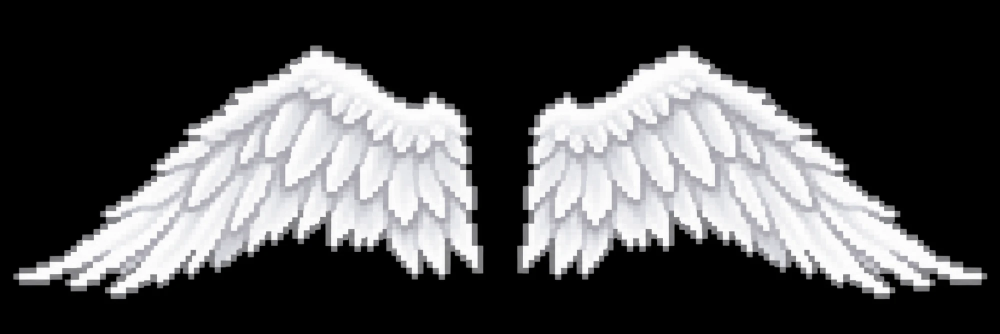
#> input picture apps/minecraft-cosmetics/tools/refs/angel_wings_spread.webp, 2000 x 667 px (shown at 1/2 size)
$ python generate_wings.py
#> lines starting #> are read from the running program, lines starting #| are printed output that depends on the picture; after the words box and inside, x2 and y2 are one past the last pixel; in counts of white or black regions, pixels touching at a corner belong together
#!/usr/bin/env python3
"""Generates the angel wings cosmetics (texture + 3D block model) from the pixel-art references.

Pipeline per variant:
  1. cut the left wing out of the reference and resample it onto a pixel-art grid;
  2. quantize to a small grey palette and redraw a 1-texel outline;
  3. mirror it into a texture that holds both wings;
  4. extrude the opaque texels into boxes (greedy rectangles, like vanilla item models),
     split the wing into segments along its span and bend each segment backwards
     around a hinge so the wings curve around the player's back.

Usage: python3 tools/generate_wings.py   (requires Pillow + numpy)
"""

from __future__ import annotations

import json
import math
from collections import deque
from pathlib import Path

import numpy as np
from PIL import Image

ROOT = Path(__file__).resolve().parent.parent
REFS = ROOT / "tools" / "refs"
PACK = ROOT / "resourcepack"
NAMESPACE = "okrip"

# Palette of the finished texture, darkest (outline) first.
OUTLINE = (122, 122, 130)
SHADES = [(176, 176, 186), (206, 206, 214), (228, 228, 234), (246, 246, 250)]

VARIANTS = {
    "angel_wings": {
        "ref": "angel_wings_spread.webp",
        "background": "dark",
        "grid_w": 60,  # texels along the wing span
        # Segments from root to tip: (share of the span, cumulative Y bend in degrees).
        "segments": [(0.36, 0.0), (0.34, 22.5), (0.30, 45.0)],
        "gap": 1.0,  # model units between the wings at the root
        "top": 15.0,  # model Y of the wing's top edge
        "display_scale": 1.6,
    },
    "angel_wings_folded": {
        "ref": "angel_wings_folded.webp",
        "background": "light",
        "grid_w": 28,
        "segments": [(0.5, 0.0), (0.5, 22.5)],
        "gap": 0.5,
        "top": 17.0,
        "display_scale": 1.25,
    },
}

DEPTH = 0.5  # extrusion thickness in model units
Z_ROOT = 8.25  # model Z of the wing root plate (back of the model is +Z / south)
MODEL_MIN, MODEL_MAX = -16.0, 32.0


# ---------------------------------------------------------------- texture extraction


def foreground_mask(img: np.ndarray, background: str) -> np.ndarray:
#> called with background = 'dark'
    lum = img.mean(axis=2)
    if background == "dark":
        return lum > 60
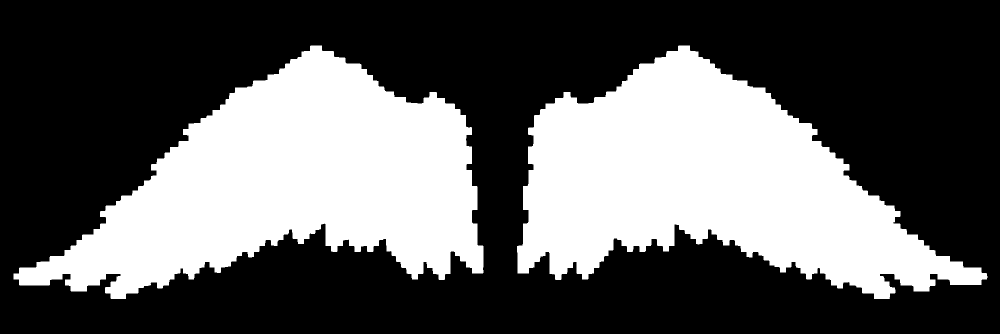
#> returned value: shape (667, 2000) bool (shown at 1/2 size); 36.5% white; 2 white regions, box (x1, y1, x2, y2) and area: (27, 91, 967, 598) 243853, (1034, 91, 1975, 598) 243635
    # Light background: flood-fill near-white pixels from the image border, since the
    # wing itself is white inside its grey outline.
    h, w = lum.shape
    bright = lum > 232
    bg = np.zeros_like(bright)
    queue: deque[tuple[int, int]] = deque()
    for x in range(w):
        queue.extend([(0, x), (h - 1, x)])
    for y in range(h):
        queue.extend([(y, 0), (y, w - 1)])
    while queue:
        y, x = queue.popleft()
        if bg[y, x] or not bright[y, x]:
            continue
        bg[y, x] = True
        if y > 0:
            queue.append((y - 1, x))
        if y < h - 1:
            queue.append((y + 1, x))
        if x > 0:
            queue.append((y, x - 1))
        if x < w - 1:
            queue.append((y, x + 1))
    return ~bg


def left_wing_texels(cfg: dict) -> tuple[np.ndarray, np.ndarray]:
    """Returns (alpha HxW bool, shade index HxW int) for the left wing; the root is the right edge."""
    rgba = np.asarray(Image.open(REFS / cfg["ref"]).convert("RGBA")).astype(float)
    img = rgba[..., :3]
    if (rgba[..., 3] < 128).any():
        mask = rgba[..., 3] >= 128
    else:
        mask = foreground_mask(img, cfg["background"])
    half = mask.shape[1] // 2
#> half = 1000
    mask, img = mask[:, :half], img[:, :half]
#> mask: shape (667, 1000) bool; 36.6% white; 1 white region, box (x1, y1, x2, y2) and area: (27, 91, 967, 598) 243853
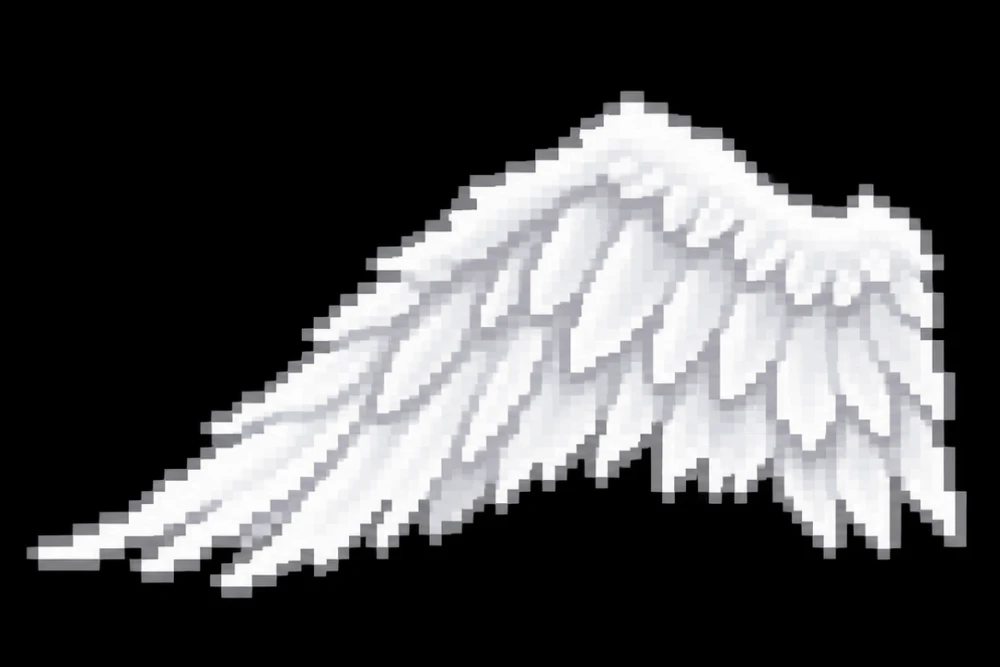
#> img: shape (667, 1000, 3) float64; mean R, G, B 78.4, 78.4, 79.5
    ys, xs = np.nonzero(mask)
    y0, y1, x0, x1 = ys.min(), ys.max() + 1, xs.min(), xs.max() + 1
#> y0 = 91; y1 = 598; x0 = 27; x1 = 967
    mask, img = mask[y0:y1, x0:x1], img[y0:y1, x0:x1]
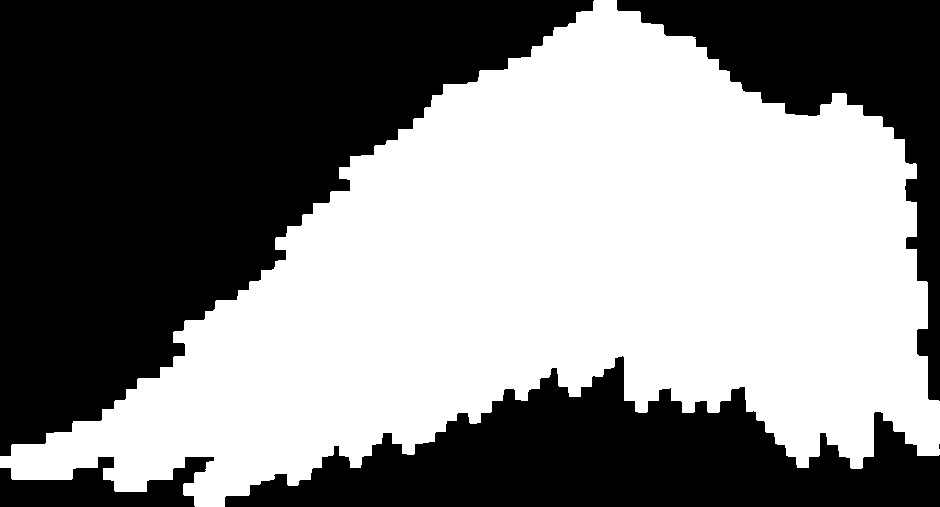
#> mask: shape (507, 940) bool; 51.2% white; 5 black regions (1 under 20 px), largest, box (x1, y1, x2, y2) and area: (0, 0, 594, 456) 138897, (225, 356, 940, 507) 54624, (617, 0, 940, 401) 33272, (0, 457, 214, 507) 5929
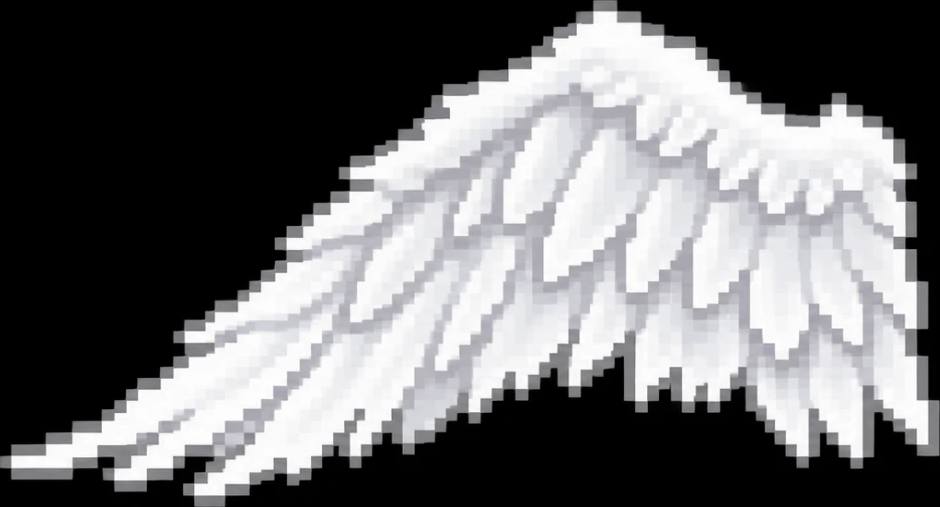
#> img: shape (507, 940, 3) float64; mean R, G, B 109.7, 109.7, 111.2

    gw = cfg["grid_w"]
    cell = (x1 - x0) / gw
#> cell = 15.67
    gh = max(1, round((y1 - y0) / cell))
#> gh = 32
    alpha = np.zeros((gh, gw), bool)
    lum = np.zeros((gh, gw))
    for gy in range(gh):
        for gx in range(gw):
            sy = slice(int(gy * cell), max(int((gy + 1) * cell), int(gy * cell) + 1))
            sx = slice(int(gx * cell), max(int((gx + 1) * cell), int(gx * cell) + 1))
            m = mask[sy, sx]
            if m.mean() >= 0.5:
                alpha[gy, gx] = True
                lum[gy, gx] = img[sy, sx][m].mean()
#> alpha: shape (32, 60) bool; 51.8% white; 4 black regions (1 under 20 px), largest, box (x1, y1, x2, y2) and area: (0, 0, 38, 29) 570, (16, 23, 60, 32) 201, (40, 0, 60, 25) 135
#> lum: shape (32, 60) float64

    alpha = drop_orphans(alpha)
#> the loop in drop_orphans, `for _ in range(2):` made 2 passes
#> pass 1, in drop_orphans, `n = p[:-2, 1:-1] + p[2:, 1:-1] + p[1:-1, :-2] + p[1:-1, 2:]`:
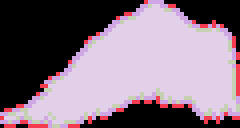
#> n: shape (32, 60) int64 (shown 4 times larger); 5 distinct labels, from 0 to 4; one colour per label, 0 black

    # Interior shading: rank the reference luminance into the shade palette.
    shade = np.zeros((gh, gw), int)
    inner = alpha & ~edge_texels(alpha)
    if inner.any():
        qs = np.quantile(lum[inner], [0.2, 0.45, 0.75])
        shade[inner] = 1 + np.searchsorted(qs, lum[inner])
    shade[alpha & edge_texels(alpha)] = 0
    return alpha, shade


def edge_texels(alpha: np.ndarray) -> np.ndarray:
    padded = np.pad(alpha, 1)
#> padded: shape (34, 62) bool; 46.9% white; 1 white region, box (x1, y1, x2, y2) and area: (2, 1, 61, 33) 989
    neighbours_all = (
        padded[:-2, 1:-1] & padded[2:, 1:-1] & padded[1:-1, :-2] & padded[1:-1, 2:]
    )
#> neighbours_all: shape (32, 60) bool; 43.9% white; 2 white regions (1 under 20 px), largest, box (x1, y1, x2, y2) and area: (7, 1, 59, 31) 839
    return alpha & ~neighbours_all
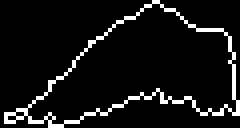
#> returned value: shape (32, 60) bool (shown 4 times larger); 7.7% white in thin lines or dots


def drop_orphans(alpha: np.ndarray) -> np.ndarray:
    """Removes texels with fewer than two opaque 4-neighbours (single-pixel noise)."""
    for _ in range(2):
        p = np.pad(alpha, 1).astype(int)
        n = p[:-2, 1:-1] + p[2:, 1:-1] + p[1:-1, :-2] + p[1:-1, 2:]
        alpha = alpha & (n >= 2)
    return alpha


def palette_rgba(alpha: np.ndarray, shade: np.ndarray) -> np.ndarray:
    colors = np.array([OUTLINE, *SHADES], dtype=np.uint8)
    out = np.zeros((*alpha.shape, 4), np.uint8)
    out[..., :3] = colors[shade]
    out[..., 3] = np.where(alpha, 255, 0)
    return out


# ---------------------------------------------------------------- geometry


def greedy_rects(alpha: np.ndarray, x_from: int, x_to: int) -> list[tuple[int, int, int, int]]:
    """Covers opaque texels in columns [x_from, x_to) with rectangles (x0, y0, x1, y1)."""
    todo = alpha.copy()
    todo[:, :x_from] = False
    todo[:, x_to:] = False
    rects = []
    h = alpha.shape[0]
    for y in range(h):
        x = x_from
        while x < x_to:
            if not todo[y, x]:
                x += 1
                continue
            x_end = x
            while x_end < x_to and todo[y, x_end]:
                x_end += 1
            y_end = y + 1
            while y_end < h and todo[y_end, x:x_end].all():
                y_end += 1
            todo[y:y_end, x:x_end] = False
            rects.append((x, y, x_end, y_end))
            x = x_end
    return rects


def r(v: float) -> float:
    return round(v, 4)


def build_model(cfg: dict, alpha: np.ndarray, tex_w: int, tex_h: int, name: str) -> dict:
    gh, gw = alpha.shape
    segments = cfg["segments"]

    # Pick the texel size so every element's unrotated coordinates stay inside the
    # vanilla model bounds (-16..32).
    def layout(scale: float):
        joints = []  # per segment: (joint x, joint z, angle, texel range)
        jx, jz = 8 - cfg["gap"] / 2, Z_ROOT
        col_hi = gw
        for i, (share, angle) in enumerate(segments):
            cols = round(gw * share) if i < len(segments) - 1 else col_hi
            col_lo = max(0, col_hi - cols) if i < len(segments) - 1 else 0
            joints.append((jx, jz, angle, col_lo, col_hi))
            length = (col_hi - col_lo) * scale
            a = math.radians(angle)
            jx, jz = jx - length * math.cos(a), jz + length * math.sin(a)
            col_hi = col_lo
        min_x = min(j[0] - (j[4] - j[3]) * scale for j in joints)
        return joints, min_x

    scale = 0.5
    while True:
        joints, min_x = layout(scale)
        if min_x >= MODEL_MIN + 0.25 and cfg["top"] - gh * scale >= MODEL_MIN:
            break
        scale -= 0.01

    su, sv = 16 / tex_w, 16 / tex_h
    elements = []

    def add(x0, x1, y0, y1, tx0, ty0, tx1, ty1, origin, angle, mirrored):
        # Texture of the mirrored wing lives in the right half of the atlas.
        def u(tx):
            return r((tex_w - tx if mirrored else tx) * su)

        def uv(ax, ay, bx, by):
            return [u(ax), r(ay * sv), u(bx), r(by * sv)]

        z0, z1 = origin[2], origin[2] + DEPTH
        if mirrored:
            x0, x1 = 16 - x1, 16 - x0
            origin = [16 - origin[0], origin[1], origin[2]]
            angle = -angle
            # South face spans x0..x1 left to right; mirrored texture runs the other way.
            south = uv(tx1, ty0, tx0, ty1)
            north = uv(tx0, ty0, tx1, ty1)
            east, west = uv(tx0, ty0, tx0 + 1, ty1), uv(tx1 - 1, ty0, tx1, ty1)
        else:
            south = uv(tx0, ty0, tx1, ty1)
            north = uv(tx1, ty0, tx0, ty1)
            west, east = uv(tx0, ty0, tx0 + 1, ty1), uv(tx1 - 1, ty0, tx1, ty1)
        up = uv(tx0, ty0, tx1, ty0 + 1)
        down = uv(tx0, ty1 - 1, tx1, ty1)
        if mirrored:
            up = [up[2], up[1], up[0], up[3]]
            down = [down[2], down[1], down[0], down[3]]
        el = {
            "from": [r(x0), r(y0), r(z0)],
            "to": [r(x1), r(y1), r(z1)],
            "faces": {
                "north": {"uv": north, "texture": "#wings"},
                "east": {"uv": east, "texture": "#wings"},
                "south": {"uv": south, "texture": "#wings"},
                "west": {"uv": west, "texture": "#wings"},
                "up": {"uv": up, "texture": "#wings"},
                "down": {"uv": down, "texture": "#wings"},
            },
        }
        if angle:
            el["rotation"] = {"angle": angle, "axis": "y", "origin": [r(v) for v in origin]}
        elements.append(el)

    for mirrored in (False, True):
        for jx, jz, angle, col_lo, col_hi in joints:
            for tx0, ty0, tx1, ty1 in greedy_rects(alpha, col_lo, col_hi):
                x0 = jx - (col_hi - tx0) * scale
                x1 = jx - (col_hi - tx1) * scale
                y1 = cfg["top"] - ty0 * scale
                y0 = cfg["top"] - ty1 * scale
                add(x0, x1, y0, y1, tx0, ty0, tx1, ty1, [jx, cfg["top"], jz], angle, mirrored)

    s = cfg["display_scale"]
    return {
        "credit": "Okrip World - generated by tools/generate_wings.py",
        "texture_size": [tex_w, tex_h],
        "textures": {"wings": f"{NAMESPACE}:item/cosmetics/{name}", "particle": f"{NAMESPACE}:item/cosmetics/{name}"},
        "elements": elements,
        "display": {
            "head": {"rotation": [0, 0, 0], "translation": [0, -8, 4], "scale": [s, s, s]},
            "thirdperson_righthand": {"rotation": [0, 180, 0], "translation": [0, 2, 0], "scale": [0.4, 0.4, 0.4]},
            "firstperson_righthand": {"rotation": [0, 180, 0], "translation": [0, 3, 0], "scale": [0.35, 0.35, 0.35]},
            "ground": {"translation": [0, 2, 0], "scale": [0.3, 0.3, 0.3]},
            "gui": {"rotation": [20, 25, 0], "translation": [0, 1, 0], "scale": [0.5, 0.5, 0.5]},
            "fixed": {"rotation": [0, 180, 0], "scale": [0.6, 0.6, 0.6]},
        },
    }


# ---------------------------------------------------------------- output


def write_json(path: Path, data: dict) -> None:
    path.parent.mkdir(parents=True, exist_ok=True)
    path.write_text(json.dumps(data, indent=1) + "\n")


def main() -> None:
    for name, cfg in VARIANTS.items():
        alpha, shade = left_wing_texels(cfg)
#> in left_wing_texels, `inner = alpha & ~edge_texels(alpha)`: inner: shape (32, 60) bool; 43.9% white; 2 white regions (1 under 20 px), largest, box (x1, y1, x2, y2) and area: (7, 1, 59, 31) 838
#> in left_wing_texels, `qs = np.quantile(lum[inner], [0.2, 0.45, 0.75])`: qs = [202.1, 228.3, 243.3]
        gh, gw = alpha.shape
#> gh = 32; gw = 60
        tex_w = 1 << math.ceil(math.log2(gw * 2))
#> tex_w = 128
        tex_h = 1 << math.ceil(math.log2(gh))
#> tex_h = 32
        atlas = np.zeros((tex_h, tex_w, 4), np.uint8)
        rgba = palette_rgba(alpha, shade)
        atlas[:gh, :gw] = rgba
        atlas[:gh, tex_w - gw :] = rgba[:, ::-1]
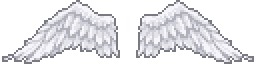
#> atlas: shape (32, 128, 4) (shown 2 times larger); mean of channels 0, 1, 2, 3 153.3, 153.3, 160.3, 123.1; transparent parts drawn white

        tex_path = PACK / "assets" / NAMESPACE / "textures" / "item" / "cosmetics" / f"{name}.png"
        tex_path.parent.mkdir(parents=True, exist_ok=True)
        Image.fromarray(atlas, "RGBA").save(tex_path)

        model = build_model(cfg, alpha, tex_w, tex_h, name)
#> in build_model, `segments = cfg["segments"]`: segments = [(0.36, 0), (0.34, 22.5), (0.3, 45)]
#> after the loop in build_model, `while True:`: scale = 0.39
        write_json(PACK / "assets" / NAMESPACE / "models" / "item" / "cosmetics" / f"{name}.json", model)
        write_json(
            PACK / "assets" / NAMESPACE / "items" / f"{name}.json",
            {"model": {"type": "minecraft:model", "model": f"{NAMESPACE}:item/cosmetics/{name}"}},
        )
        print(f"{name}: texture {tex_w}x{tex_h}, wing grid {gw}x{gh}, {len(model['elements'])} elements")
#| angel_wings: texture 128x32, wing grid 60x32, 96 elements
#> pass 2 of the loop in main, `for name, cfg in VARIANTS.items():`:
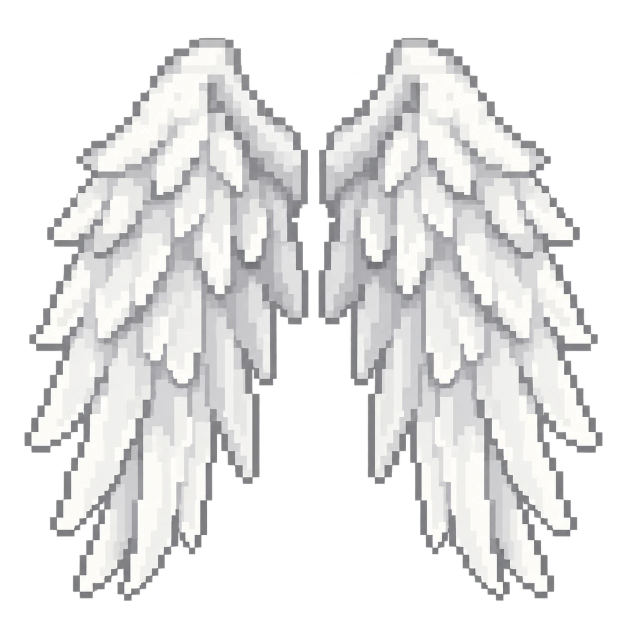
#> input picture apps/minecraft-cosmetics/tools/refs/angel_wings_folded.webp, 1254 x 1254 px (shown at 1/2 size)
#> rgba: shape (1254, 1254, 4) float64
#> in left_wing_texels (call 2), `mask = rgba[..., 3] >= 128`:
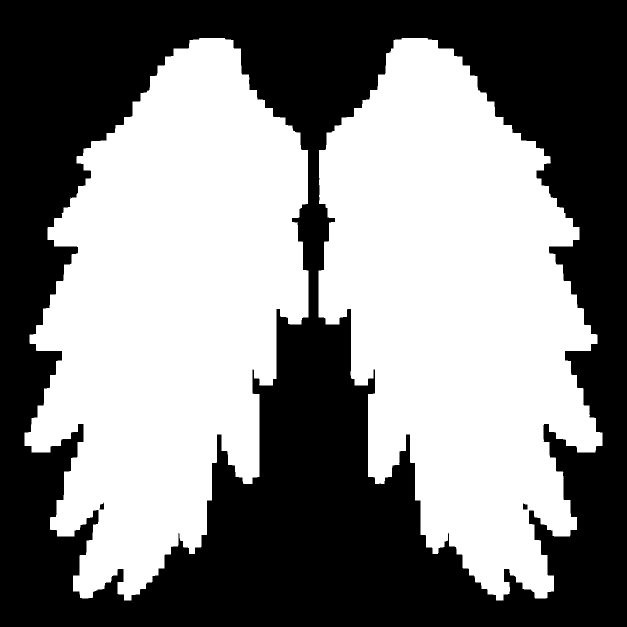
#> mask: shape (1254, 1254) bool (shown at 1/2 size); 51.6% white; 3 black regions, box (x1, y1, x2, y2) and area: (0, 0, 1254, 1254) 760583, (1046, 1006, 1055, 1019) 96, (199, 1005, 208, 1019) 91
#> padded: shape (57, 30) bool; 57.4% white; 1 black region, box (x1, y1, x2, y2) and area: (0, 0, 30, 57) 728
#> neighbours_all: shape (55, 28) bool; 54.1% white; 1 black region, box (x1, y1, x2, y2) and area: (0, 0, 28, 55) 707
#> shade: shape (55, 28) int64
#> in main, `atlas[:gh, tex_w - gw :] = rgba[:, ::-1]`:
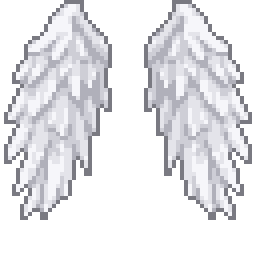
#> atlas: shape (64, 64, 4) (shown 4 times larger); mean of channels 0, 1, 2, 3 130.2, 130.2, 135.7, 122.3; transparent parts drawn white
#| angel_wings_folded: texture 64x64, wing grid 28x55, 74 elements


if __name__ == "__main__":
    main()
